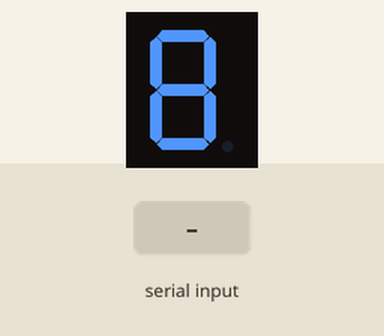
A sketch run on a simulated Arduino Uno, built with avr-gcc and run on an emulated ATmega328P. On the bench: 1-digit seven-segment display. Wiring (inferred from the names in the program): 1-digit 7-segment display, segments lit when HIGH: segments pin 2, pin 3, pin 4, pin 5, pin 6, pin 7, pin 8. Inputs (shaded band) come from the test bench. The segment pins are drawn as the display they are named for; what the sketch prints to the serial monitor is not drawn.

Above: at 1.2 s.
1.3 s: "90,45\n" received over Serial
At 1.9 s:
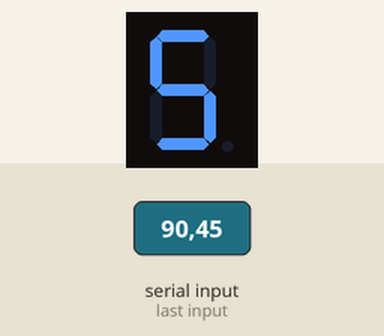
2.8 s: "30,150\n" received over Serial
At 3.9 s:
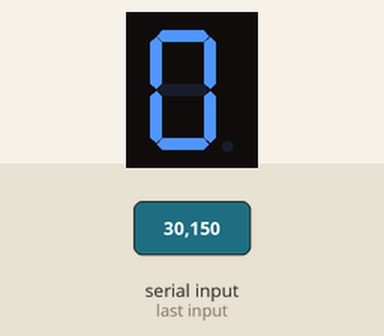
4.3 s: "200\n" received over Serial
5.8 s: "5\n" received over Serial
At 6.4 s:
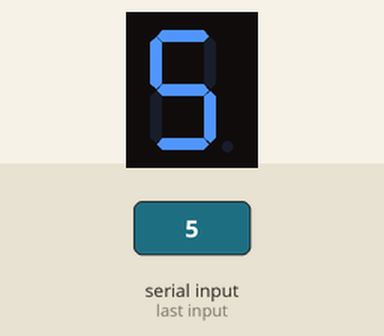
7.3 s: "90\n" received over Serial
At 7.6 s:
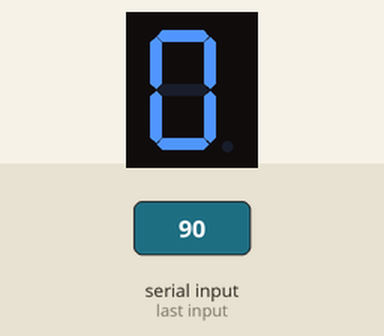
Timing chart, 0 to 9.8 s (numbered marks = the images above; inputs shaded):
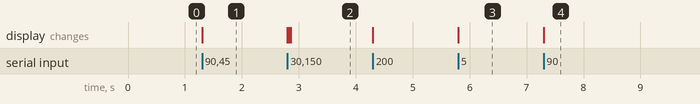

Measured:
- after the input at 1.3 s, the display: first changes at once (image 1 shows a later state)
- after the input at 2.8 s, the display: first changes at once (image 2 shows a later state)
- after the input at 5.8 s, the display: changes at once (image 3)
- after the input at 7.3 s, the display: first changes at once (image 4 shows a later state)

The sketch:

Simple_Seven_Segment.ino
```cpp
/*
Seven Segment
=========================

This project demonstrates how to set up a seven segment display

*/
  int segmentPins[] = {2, 3, 4, 5, 6, 7, 8};

  byte digits[10][8] = {
    //  a  b  c  d  e  f  g  .
    { 1, 1, 1, 1, 1, 1, 0, 0}, // 0
    { 0, 1, 1, 0, 0, 0, 0, 0}, // 1
    { 1, 1, 0, 1, 1, 0, 1, 0}, // 2
    { 1, 1, 1, 1, 0, 0, 1, 0}, // 3
    { 0, 1, 1, 0, 0, 1, 1, 0}, // 4
    { 1, 0, 1, 1, 0, 1, 1, 0}, // 5
    { 1, 0, 1, 1, 1, 1, 1, 0}, // 6
    { 1, 1, 1, 0, 0, 0, 0, 0}, // 7
    { 1, 1, 1, 1, 1, 1, 1, 0}, // 8
    { 1, 1, 1, 1, 0, 1, 1, 0} //  9
  };

  void setup() {
    for (int i = 0; i < 8; i++) {
      pinMode(segmentPins[i], OUTPUT);
      digitalWrite(segmentPins[i], HIGH);
    }
    Serial.begin(9600);
    Serial.println("Enter a number between 0 and 9: ");
  }

  void loop() {
    if (Serial.available()) {
      char ch = Serial.read();
      if (ch >= '0' && ch <= '9') {
        int num = ch - '0';
        updateDisplay(num);
      }
    }
  }

  void updateDisplay(int value) {
    setSegments(value);
  }

  void setSegments(int n) {
    for (int i = 0; i < 8; i++) {
      digitalWrite(segmentPins[i], digits[n][i]);
    }
  }
```
